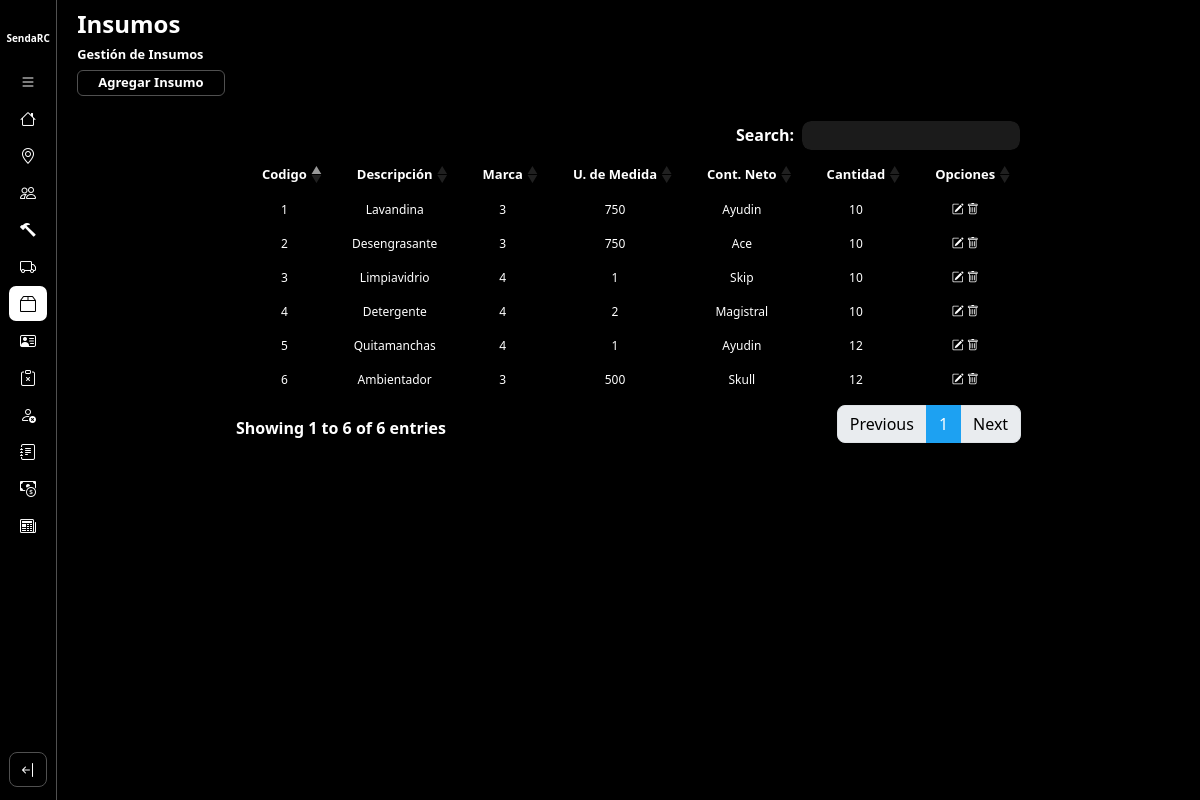
Page /gestionInsumos/ on the earlier database version.
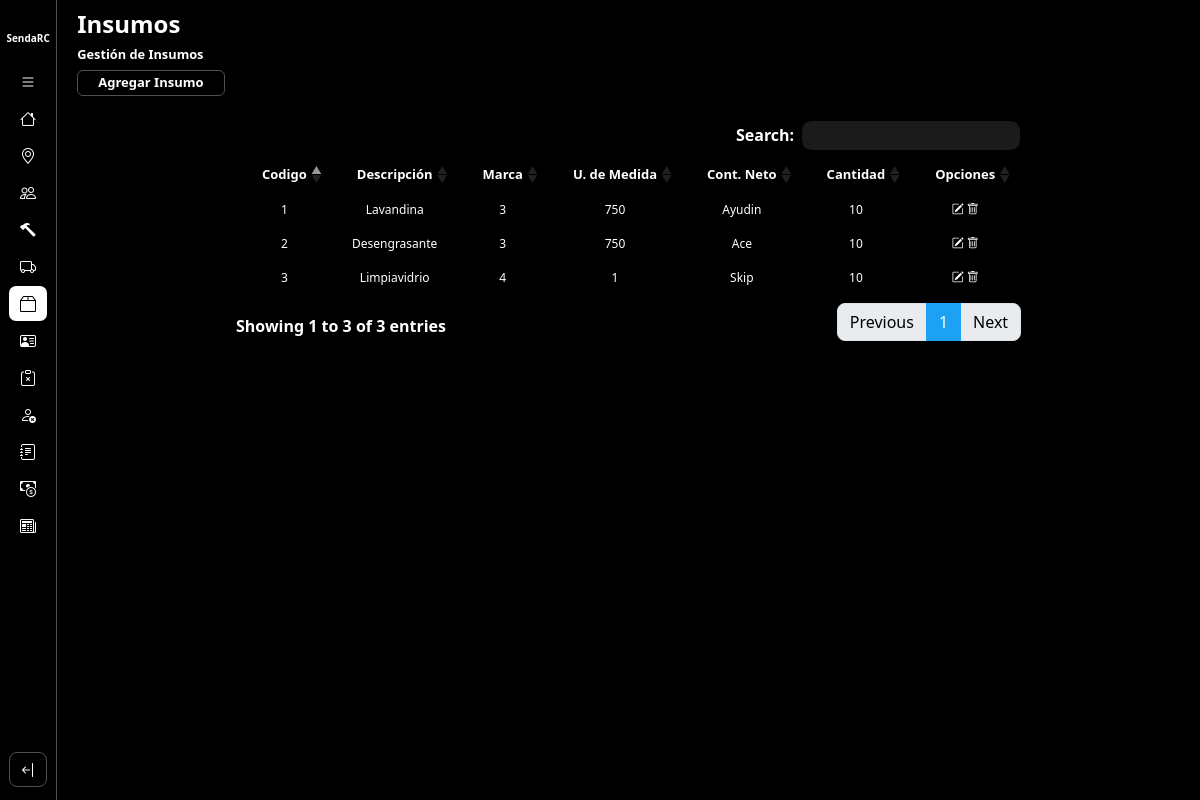
Same page on the later database version.
### core/models.py (models this page shows, shortened)
class Insumo(models.Model):
    UNIDAD = {
        (1, 'gr'),
        (2, 'Kg'),
        (3, 'ml'),
        (4, 'Lts')
    }
    descripcion = models.CharField(max_length=50)
    unidad_med = models.IntegerField(choices=UNIDAD)
    contenido_neto = models.IntegerField()
    marca = models.CharField(max_length=50)
    cantidad = models.IntegerField()
    activo = models.BooleanField(default=True)

### core/views.py (the view)
# urls.py: path('gestionInsumos/', gestionInsumos.as_view(), name = 'gestionInsumos'),
class gestionInsumos(ListView):
    model = Insumo
    template_name = 'insumo/gestionInsumos.html'
    context_object_name = 'insumos'

### core/templates/insumo/gestionInsumos.html (shortened to what this page needs)
{% extends 'layouts/baseGestion.html' %}
{% load static %}
{% block extracss %}{{block.super}}
<link href="{% static 'css/baseGestion.css' %}" rel="stylesheet" />
{% endblock %}
{% block title %}
    <h1>Insumos</h1>
    <h2>Gestión de Insumos</h2>
    <a href="{% url 'altaInsumo' %}" class="btn-agregarEntidad">Agregar Insumo</a>
{% endblock %}
{% block listado %}
<table class="table table-striped table-dark">
    <thead>
        <tr>
            <th scope="col">Codigo</th>
            <th scope="col">Descripción</th>
            <th scope="col">Marca</th>
            <th scope="col">U. de Medida</th>
            <th scope="col">Cont. Neto</th>
            <th scope="col">Cantidad</th>
            <th scope="col">Opciones</th>
        </tr>
    </thead>
    <tbody>
        {% for insumo in insumos %}
            <tr class="fila-tabla">
                <td scope="row">{{ insumo.pk }} </td>
                <td scope="row">{{ insumo.descripcion }} </td>
                <td scope="row">{{ insumo.unidad_med }} </td>
                <td scope="row">{{ insumo.contenido_neto }} </td>
                <td scope="row">{{ insumo.marca }} </td>
                <td scope="row">{{ insumo.cantidad }} </td>
                <td scope="row">
                    <a href="{% url 'modificarInsumo' insumo.pk %}" class="opcion"><i class="bi bi-pencil-square"></i></i></a>
                    <button href="#" class="opcion"><i class="bi bi-trash"></i></button>
                </td>
            </tr>
        {% endfor %}
    </tbody>
</table>
{% endblock %}

Differences in the rows shown:
removed Insumo: pk "4", descripcion "Detergente", unidad_med "4", contenido_neto "2", marca "Magistral", cantidad "10"
removed Insumo: pk "5", descripcion "Quitamanchas", unidad_med "4", contenido_neto "1", marca "Ayudin", cantidad "12"
removed Insumo: pk "6", descripcion "Ambientador", unidad_med "3", contenido_neto "500", marca "Skull", cantidad "12"
Other differences:
text written by a page script: "Search: Showing 1 to 6 of 6 entries Previous 1 Next" → "Search: Showing 1 to 3 of 3 entries Previous 1 Next"
